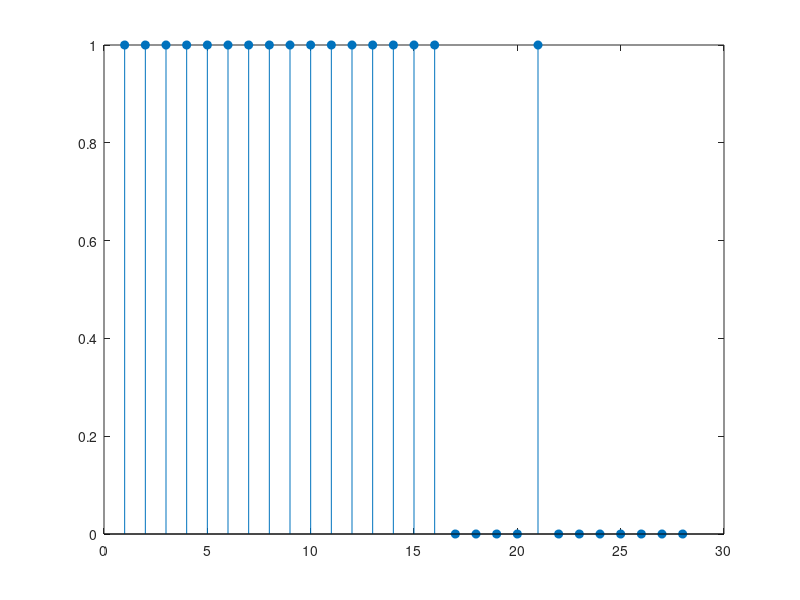
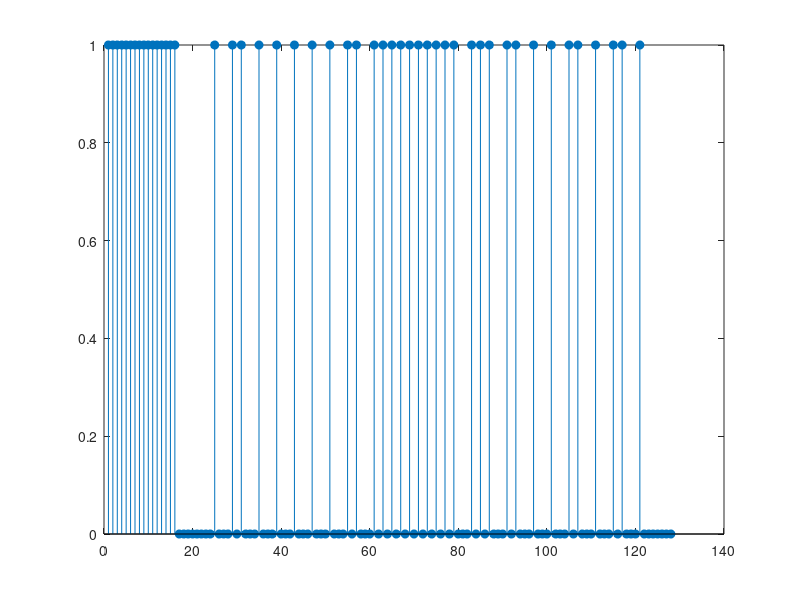

Write the MATLAB code that produced these figures, in order.
% 赤外線リモコンコードの可視化
% https://github.com/ak1211/IR-control-amp
%
% Copyright (c) 2016 Akihiro Yamamoto https://ak1211.com
%
% Released under the MIT License.
% https://github.com/ak1211/IR-control-amp/blob/master/LICENSE
%

clear *;

% サンプリング周期 0.56ms
T = sampling_period = 0.56e-3

% リーダーがHiである時間 9.0ms
leader_H_duration = 9.0e-3;
% リーダーがHiであるサンプル数
leader_H_count = floor(leader_H_duration / sampling_period)

% リーダーがLoである時間 4.5ms
leader_L_duration = 4.5e-3;
% リーダーがLoであるサンプル数
leader_L_count = floor(leader_L_duration / sampling_period)

%            1 2 3 4 5 6 7 8 9 10 11 12 13 14 15 16
leader_H =  [1 1 1 1 1 1 1 1 1  1  1  1  1  1  1  1];
%            1 2 3 4 5 6 7 8
leader_L =  [0 0 0 0 0 0 0 0];

% リピートがLoである時間 2.25ms
repeat_L_duration = 2.25e-3;
% リピートがLoであるサンプル数
repeat_L_count = floor(repeat_L_duration / sampling_period)

%            1 2 3 4
repeat_L =  [0 0 0 0];

%
% NECリモコンフォーマットによる定義
%
% ストップビット
STOPBIT =   [1 0 0 0    0 0 0 0];
% リピート
REPEAT =    [leader_H repeat_L STOPBIT];
% リーダー
LEADER =    [leader_H leader_L];
% bit Lo(0) / Hi(1)
L = [1 0];
H = [1 0 0 0];

% custom code 0xbf40
xBF40 = [H L H H    H H H H    L H L L    L L L L];

% data code
% 0x12
% 0xed = ~0x12
x12 = [L L L H    L L H L];
xED = [H H H L    H H L H];


%
% NECフォーマットのフレーム
%
frame = [LEADER xBF40 x12 xED STOPBIT];

%
% 出力
%
stem( REPEAT, "filled")
print -dpng "-S4800, 600" "rawrepeatIR.png"

stem( frame, "filled")
print -dpng "-S4800, 600" "rawframeIR.png"
